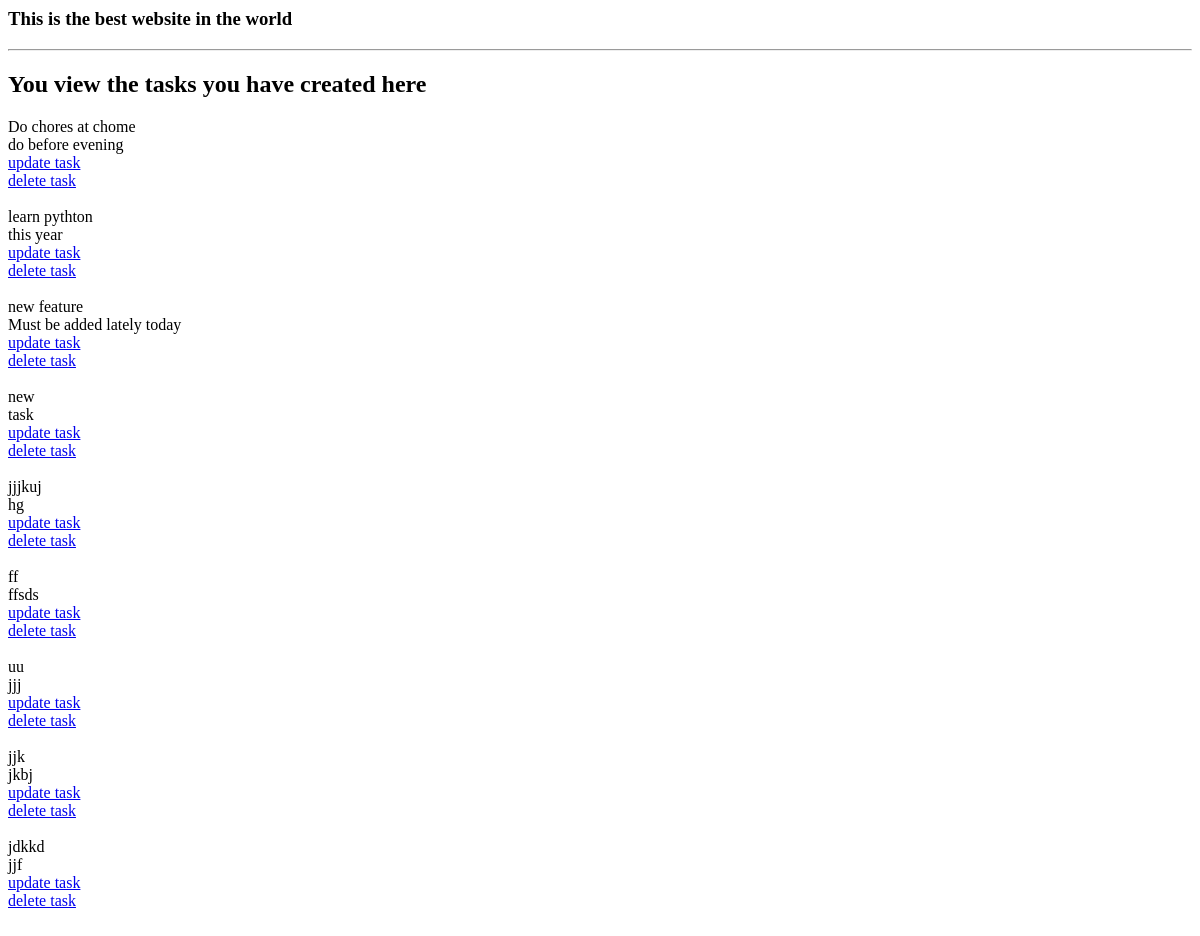
Page /view-task on the earlier database version.
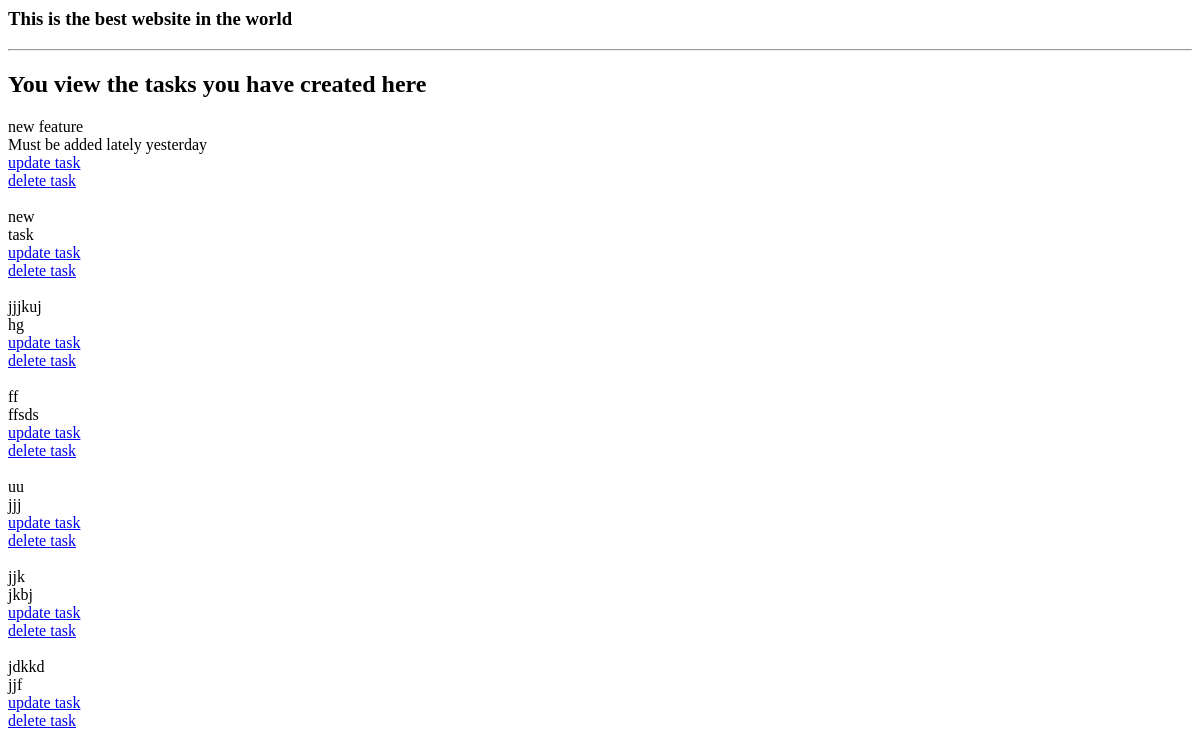
Same page on the later database version.
### todo/models.py (models this page shows)
class Task(models.Model):
    title = models.CharField(max_length=100)
    content = models.TextField(max_length=300)
    date_posted = models.DateTimeField(auto_now_add=True)

### todo/views.py (the view)
# urls.py: path('view-task', views.ViewTasks, name='view-task'),
def ViewTasks(request):
   tasks = Task.objects.all()
   context = {'tasks' : tasks}
   return render(request, 'view_tasks.html', context=context)

### templates/view_tasks.html (shortened to what this page needs)
{% include 'base.html' %}
<h2>You view the tasks you have created here</h2>
{%for task in tasks%}
    {{task.title}}<br>
    {{task.content}} <br>
    <a href="{% url 'update-task' task.id %}">update task</a>
    <a href="{% url 'delete-task' task.id %}">delete task</a>
{%endfor%}

Differences in the rows shown:
removed Task: title "Do chores at chome", content "do before evening"
removed Task: title "learn pythton", content "this year"
changed Task "new feature": content "Must be added lately today" → "Must be added lately yesterday"
